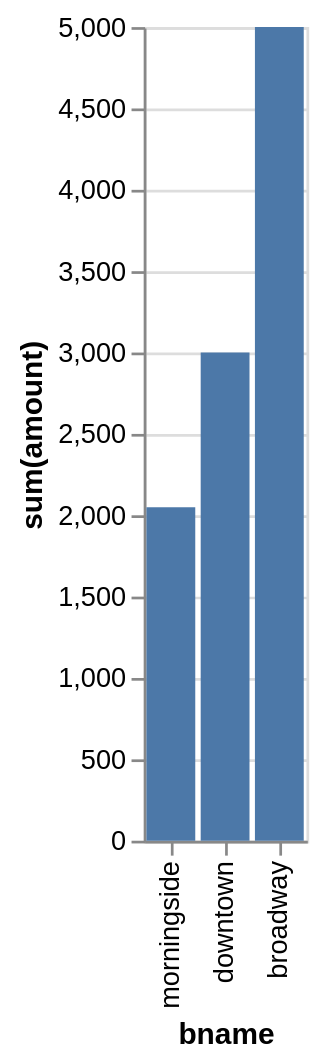

Here is the Vega-Lite specification saved for this chart:
### Vega-Lite specification from a JSON file in a GitHub repository (floating-point values rounded to 4 significant figures)
{"data": {"values": [{"x_data": "morningside", "y_data": 2050}, {"x_data": "downtown", "y_data": 3000}, {"x_data": "broadway", "y_data": 5000}]}, "mark": "bar", "encoding": {"x": {"field": "x_data", "type": "nominal", "title": "bname", "sort": {"op": "sum", "field": "y_data", "order": "ascending"}}, "y": {"field": "y_data", "type": "quantitative", "title": "sum(amount)"}}}
